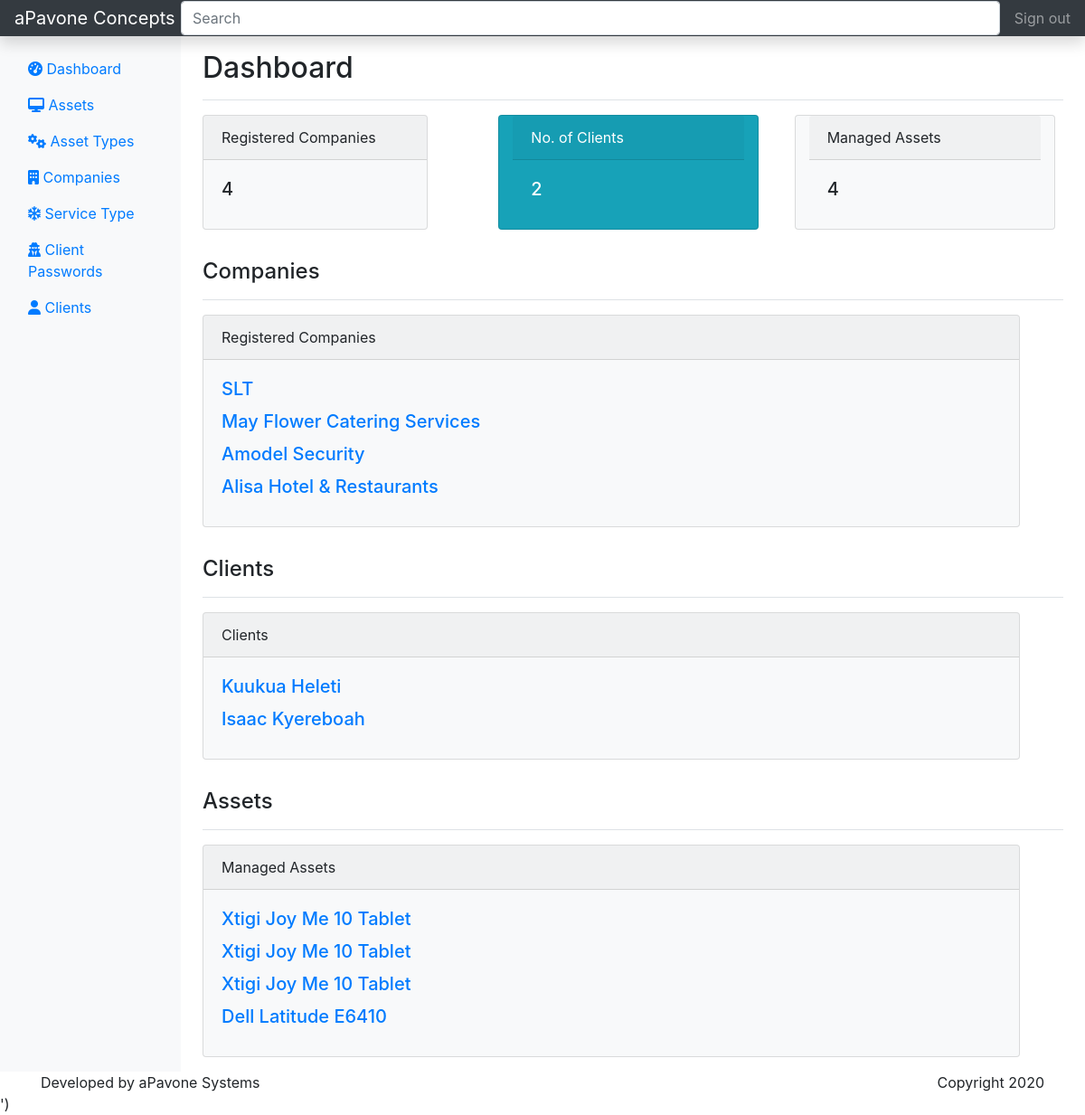
The page / on the database its author committed.
### register/models.py (models this page shows, shortened)
class Company(models.Model):
    name = models.CharField(max_length=30, unique=True)
    location = models.CharField(max_length=30)
    phone = models.CharField(max_length=10)
    servicetype = models.ForeignKey(ServiceType, on_delete=models.CASCADE)
    class Meta:
        verbose_name = 'Company'
        verbose_name_plural = 'Companies'

class Staff(models.Model):
    first_name = models.CharField(max_length=30)
    last_name = models.CharField(max_length=30)
    email = models.EmailField(unique=True)
    phone = models.CharField(max_length=10)
    address = models.CharField(max_length=30)
    company = models.ForeignKey(Company, on_delete=models.CASCADE)
    class Meta:
        verbose_name = 'Staff'
        verbose_name_plural = 'Staff'

class Asset(models.Model):
    name = models.CharField(max_length=90)
    company = models.ForeignKey(Company, on_delete=models.CASCADE)
    serial_number = models.CharField(max_length=90, blank=True, null=True, unique=True)
    type = models.ForeignKey(AssetType, on_delete=models.CASCADE)
    purchase_date = models.DateTimeField(auto_now_add=True)

### register/views.py (the view)
# urls.py: 2. Add a URL to urlpatterns:  path('', views.home, name='home')
def home(request):
    companies = Company.objects.all()
    company_count = companies.aggregate(Count('id'))['id__count']
    staffs = Staff.objects.all()
    staff_count = staffs.aggregate(Count('id'))['id__count']
    assets = Asset.objects.all()
    asset_count = assets.aggregate(Count('id'))['id__count']
    context = {
        'companies': companies,
        'company_count': company_count,
        'staffs': staffs,
        'staff_count': staff_count,
        'assets': assets,
        'asset_count': asset_count,
    }
    return render(request, "register/pages/layout.html", context)

### register/templates/register/pages/layout.html (shortened to what this page needs)
{% load static %}
<!doctype html>
<html lang="en">
  <head>
<link rel="stylesheet" href="https://cdn.jsdelivr.net/npm/bootstrap@4.5.3/dist/css/bootstrap.min.css">
<link rel="stylesheet" href="https://stackpath.bootstrapcdn.com/font-awesome/4.7.0/css/font-awesome.min.css">
  </head>
  <body>
  <nav class="navbar navbar-dark sticky-top bg-dark flex-md-nowrap p-0 shadow">
      <a class="navbar-brand col-md-3 col-lg-2 mr-0 px-3" href="{% url 'home' %}">aPavone Concepts</a>
      <input class="form-control form-control-dark w-100" type="text" placeholder="Search" aria-label="Search">
      <ul class="navbar-nav px-3">
        <li class="nav-item text-nowrap">
          <a class="nav-link" href="#">Sign out</a>
        </li>
      </ul>
  </nav>
    <div class="container-fluid">
      <div class="row">
        <nav id="sidebarMenu" class="col-md-3 col-lg-2 d-md-block bg-light sidebar collapse">
          <div class="sidebar-sticky pt-3">
            <ul class="nav flex-column">
              <li class="nav-item">
                <a class="nav-link active" href="{% url 'home' %}">
                  <span><i class="fa fa-dashboard" aria-hidden="true"></i>
                  </span>
                  Dashboard <span class="sr-only">(current)</span>
                </a>
              </li>
              <li class="nav-item">
                <a class="nav-link" href="{% url 'asset' %}">
                  <span><i class="fa fa-desktop" aria-hidden="true"></i>
                  </span>
                  Assets
                </a>
              </li>
              <li class="nav-item">
                <a class="nav-link" href="{% url 'asset_type' %}">
                  <span><i class="fa fa-gears" aria-hidden="true"></i>
                  </span>
                  Asset Types
                </a>
              </li>
              <li class="nav-item">
                <a class="nav-link" href="{% url 'company' %}">
                  <span><i class="fa fa-building" aria-hidden="true"></i>
                  </span>
                  Companies
                </a>
              </li>
              <li class="nav-item">
                <a class="nav-link" href="{% url 'service_type' %}">
                  <span><i class="fa fa-snowflake-o" aria-hidden="true"></i>
                  </span>
                  Service Type
                </a>
              </li>
              <li class="nav-item">
                <a class="nav-link" href="{% url 'password' %}">
                  <span><i class="fa fa-user-secret" aria-hidden="true"></i>
                  </span>
                  Client Passwords
                </a>
              </li>
              <li class="nav-item">
                <a class="nav-link" href="{% url 'staff' %}">
                  <span><i class="fa fa-user" aria-hidden="true"></i>
                  </span>
                  Clients
                </a>
              </li>
            </ul>
          </div>
        </nav>
        <main role="main" class="col-md-9 ml-sm-auto col-lg-10 px-md-4">
             {% block content %}
            <div class="d-flex justify-content-between flex-wrap flex-md-nowrap align-items-center pt-3 pb-2 mb-3 border-bottom">
            <h1 class="h2">Dashboard</h1>
          </div>
                 <div class="row">
                    <div class="col-4 col-md-4 col-xs-12">
                      <div class="card bg-light mb-3 mr-5" style="max-width: 18rem;">
                    <div class="card-header">Registered Companies</div>
                    <div class="card-body">
                      <h5 class="card-title align-items-center"> {{ company_count }} </h5>
                    </div>
                  </div>
                    </div>
                  <div class="col-4 col-md-4 col-xs-12">
                    <div class="card text-white bg-info mb-3 mr-5 col-4 col-md-6 col-xs-12" style="max-width: 18rem;">
                    <div class="card-header">No. of Clients</div>
                    <div class="card-body">
                      <h5 class="card-title" style="align-content:center;"> {{ staff_count }} </h5>
                    </div>
                  </div>
                  </div>
                  <div class="col-4 col-md-4 col-xs-12">
                  <div class="card bg-light mb-3 mr-5 col-4 col-md-6 col-xs-12" style="max-width: 18rem;">
                    <div class="card-header">Managed Assets</div>
                    <div class="card-body">
                      <h5 class="card-title"> {{ asset_count }} </h5>
                    </div>
                    </div>
                  </div>
                 </div>
              <div class="d-flex justify-content-between flex-wrap flex-md-nowrap align-items-center pt-3 pb-2 mb-3 border-bottom">
                <h1 class="h4">Companies</h1>
              </div>
              <div class="row">
                    <div class="col-12 col-md-12 col-xs-12">
                      <div class="card bg-light mb-3 mr-5">
                      <div class="card-header">Registered Companies</div>
                       <div class="card-body">
                      {% for company in companies %}
                         <a href="#"><h5 class="card-title"> {{ company.name }}</h5></a>
                         {% endfor %}
                    </div>
                  </div>
                    </div>
              </div>
              <div class="d-flex justify-content-between flex-wrap flex-md-nowrap align-items-center pt-3 pb-2 mb-3 border-bottom">
                <h1 class="h4">Clients</h1>
              </div>
              <div class="row">
                    <div class="col-12 col-md-12 col-xs-12">
                      <div class="card bg-light mb-3 mr-5">
                      <div class="card-header">Clients</div>
                       <div class="card-body">
                      {% for staff in staffs %}
                         <a href="#"><h5 class="card-title"> {{ staff.first_name }} {{ staff.last_name }}</h5></a>
                         {% endfor %}
                    </div>
                  </div>
                    </div>
              </div>
              <div class="d-flex justify-content-between flex-wrap flex-md-nowrap align-items-center pt-3 pb-2 mb-3 border-bottom">
                <h1 class="h4">Assets</h1>
              </div>
              <div class="row">
                    <div class="col-12 col-md-12 col-xs-12">
                      <div class="card bg-light mb-3 mr-5">
                      <div class="card-header">Managed Assets</div>
                       <div class="card-body">
                      {% for asset in assets %}
                         <a href="#"><h5 class="card-title"> {{ asset.name }}</h5></a>
                         {% endfor %}
                    </div>
                  </div>
                    </div>
              </div>
            {% endblock %}
        </main>
      </div>
    </div>
  <footer class="container">
          <p style="margin: 0 auto;">Developed by aPavone Systems
           <span style="float:right;">Copyright 2020 </span> </p>
  </footer>
    <script>window.jQuery || document.write('<script src="https://code.jquery.com/jquery-3.5.1.slim.min.js"></script>')</script><script src="/docs/4.5/dist/js/bootstrap.bundle.min.js" ></script>
  </body>
</html>

### rows shown on the page
Company: name "SLT"
Company: name "May Flower Catering Services"
Company: name "Amodel Security"
Company: name "Alisa Hotel & Restaurants"
Staff: first_name "Kuukua", last_name "Heleti"
Staff: first_name "Isaac", last_name "Kyereboah"
Asset: name "Xtigi Joy Me 10 Tablet"
Asset: name "Xtigi Joy Me 10 Tablet"
Asset: name "Xtigi Joy Me 10 Tablet"
Asset: name "Dell Latitude E6410"

### other values the page prints
{{ company_count }} "4"
{{ staff_count }} "2"
{{ asset_count }} "4"
